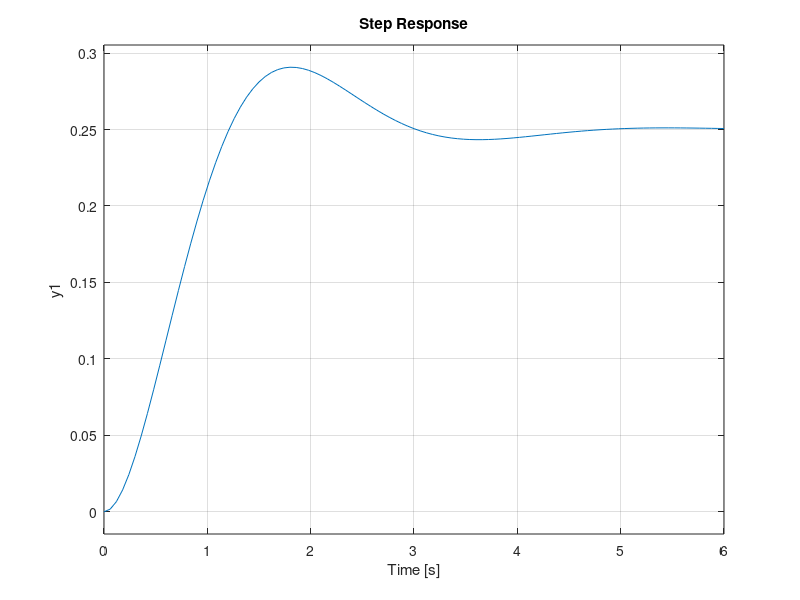

MATLAB code for this plot: (Note: this script raises an error after producing the figure.)
%% Caz I

M=1;
B=2;
K=4;

den_Gp=[1];
num_Gp=[M B K];
Gp=tf(den_Gp,num_Gp)

step(Gp)

%% Caz 2

syms M B K s t y(t);
dy=diff(y,t);
dy2=diff(dy,t);
ec=M*dy2+B*dy+K*y(t)==1;
ecLt=laplace(ec,t,s)
syms y_t;
ecLt=subs(ecLt,laplace(y(t),t,s),y_t);
ecs=solve(ecLt,y_t);
ysol=ilaplace(ecs,s,t);
vars=[M B K dy(0) y(0)];
values=[1 2 4 0 15];
ysol=subs(ysol,vars,values)

  t1=[0:0.1:10];
  for i=1:length(t1)
     y1(i)=(59*exp(-t1(i))*(cosh(3^(1/2)*t1(i)*1i) - (3^(1/2)*sinh(3^(1/2)*t1(i)*1i)*1i)/3))/4 + 1/4;
  end
  plot(t1,y1)
    
